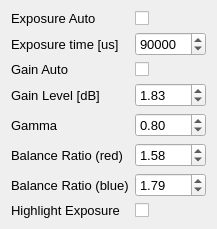
         <widget class="QWidget" name="FLIR">
          <layout class="QGridLayout" name="gridLayout_5">
           <item row="0" column="0">
            <widget class="QLabel" name="label_exposureAuto">
             <property name="font">
              <font>
               <pointsize>10</pointsize>
              </font>
             </property>
             <property name="text">
              <string>Exposure Auto</string>
             </property>
            </widget>
           </item>
           <item row="0" column="1">
            <widget class="QCheckBox" name="checkBox_exposureAuto">
             <property name="font">
              <font>
               <pointsize>10</pointsize>
              </font>
             </property>
             <property name="text">
              <string/>
             </property>
             <property name="checked">
              <bool>false</bool>
             </property>
            </widget>
           </item>
           <item row="1" column="0">
            <widget class="QLabel" name="label_exposureTime">
             <property name="font">
              <font>
               <pointsize>10</pointsize>
              </font>
             </property>
             <property name="text">
              <string>Exposure time [us]</string>
             </property>
            </widget>
           </item>
           <item row="1" column="1">
            <widget class="QDoubleSpinBox" name="doubleSpinBox_exposureTime">
             <property name="font">
              <font>
               <pointsize>10</pointsize>
              </font>
             </property>
             <property name="decimals">
              <number>0</number>
             </property>
             <property name="minimum">
              <double>100.000000000000000</double>
             </property>
             <property name="maximum">
              <double>1000000.000000000000000</double>
             </property>
             <property name="singleStep">
              <double>1000.000000000000000</double>
             </property>
             <property name="value">
              <double>90000.000000000000000</double>
             </property>
            </widget>
           </item>
           <item row="2" column="0">
            <widget class="QLabel" name="label_gainAuto">
             <property name="font">
              <font>
               <pointsize>10</pointsize>
              </font>
             </property>
             <property name="text">
              <string>Gain Auto</string>
             </property>
            </widget>
           </item>
           <item row="2" column="1">
            <widget class="QCheckBox" name="checkBox_gainAuto">
             <property name="font">
              <font>
               <pointsize>10</pointsize>
              </font>
             </property>
             <property name="text">
              <string/>
             </property>
            </widget>
           </item>
           <item row="3" column="0">
            <widget class="QLabel" name="label_gainLevel">
             <property name="font">
              <font>
               <pointsize>10</pointsize>
              </font>
             </property>
             <property name="text">
              <string>Gain Level [dB]</string>
             </property>
            </widget>
           </item>
           <item row="3" column="1">
            <widget class="QDoubleSpinBox" name="doubleSpinBox_gainLevel">
             <property name="font">
              <font>
               <pointsize>10</pointsize>
              </font>
             </property>
             <property name="decimals">
              <number>2</number>
             </property>
             <property name="minimum">
              <double>0.000000000000000</double>
             </property>
             <property name="maximum">
              <double>25.000000000000000</double>
             </property>
             <property name="value">
              <double>1.830000000000000</double>
             </property>
            </widget>
           </item>
           <item row="4" column="0">
            <widget class="QLabel" name="label_gamma">
             <property name="font">
              <font>
               <pointsize>10</pointsize>
              </font>
             </property>
             <property name="text">
              <string>Gamma</string>
             </property>
            </widget>
           </item>
           <item row="4" column="1">
            <widget class="QDoubleSpinBox" name="doubleSpinBox_gamma">
             <property name="font">
              <font>
               <pointsize>10</pointsize>
              </font>
             </property>
             <property name="decimals">
              <number>2</number>
             </property>
             <property name="minimum">
              <double>0.100000000000000</double>
             </property>
             <property name="maximum">
              <double>4.000000000000000</double>
             </property>
             <property name="singleStep">
              <double>0.100000000000000</double>
             </property>
             <property name="value">
              <double>0.800000000000000</double>
             </property>
            </widget>
           </item>
           <item row="5" column="0">
            <widget class="QLabel" name="label_balanceRatioRed">
             <property name="font">
              <font>
               <pointsize>10</pointsize>
              </font>
             </property>
             <property name="text">
              <string>Balance Ratio (red)</string>
             </property>
            </widget>
           </item>
           <item row="5" column="1">
            <widget class="QDoubleSpinBox" name="doubleSpinBox_balanceRatioRed">
             <property name="font">
              <font>
               <pointsize>10</pointsize>
              </font>
             </property>
             <property name="decimals">
              <number>2</number>
             </property>
             <property name="minimum">
              <double>0.250000000000000</double>
             </property>
             <property name="maximum">
              <double>4.000000000000000</double>
             </property>
             <property name="singleStep">
              <double>0.100000000000000</double>
             </property>
             <property name="value">
              <double>1.580000000000000</double>
             </property>
            </widget>
           </item>
           <item row="6" column="0">
            <widget class="QLabel" name="label_balanceRatioBlue">
             <property name="font">
              <font>
               <pointsize>10</pointsize>
              </font>
             </property>
             <property name="text">
              <string>Balance Ratio (blue)</string>
             </property>
            </widget>
           </item>
           <item row="6" column="1">
            <widget class="QDoubleSpinBox" name="doubleSpinBox_balanceRatioBlue">
             <property name="font">
              <font>
               <pointsize>10</pointsize>
              </font>
             </property>
             <property name="decimals">
              <number>2</number>
             </property>
             <property name="minimum">
              <double>0.250000000000000</double>
             </property>
             <property name="maximum">
              <double>4.000000000000000</double>
             </property>
             <property name="singleStep">
              <double>0.100000000000000</double>
             </property>
             <property name="value">
              <double>1.790000000000000</double>
             </property>
            </widget>
           </item>
           <item row="7" column="0">
            <widget class="QLabel" name="label_highlightExposure">
             <property name="font">
              <font>
               <pointsize>10</pointsize>
              </font>
             </property>
             <property name="text">
              <string>Highlight Exposure</string>
             </property>
            </widget>
           </item>
           <item row="7" column="1">
            <widget class="QCheckBox" name="checkBox_highlightExposure">
             <property name="font">
              <font>
               <pointsize>10</pointsize>
              </font>
             </property>
             <property name="text">
              <string/>
             </property>
            </widget>
           </item>
          </layout>
         </widget>
